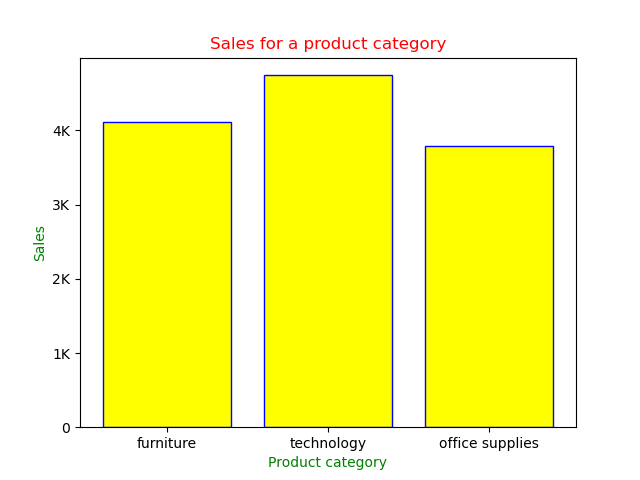

Source code (Python):
# A bar graph is helpful when you have to visualise a numeric feature (fact) across multiple categories.

import numpy as np
import matplotlib.pyplot as plt

# data
product_category = np.array(["furniture","technology","office supplies"])
sales = np.array([4110,4744,3787])

# setting title,color and labels for axis
plt.title("Sales for a product category",fontdict={"color":"red"})
plt.xlabel("Product category",fontdict={"color":"green"})
plt.ylabel("Sales",fontdict={"color":"green"})

# setting the ticks values and labels for the y axis
tick_values = np.arange(0,7000,1000)
tick_labels =["0","1K","2K","3K","4K","5K","6K","7K"]
plt.yticks(tick_values,tick_labels)


# plotting graph and then display it
plt.bar(product_category,sales,color="yellow",edgecolor="blue")
plt.show()
